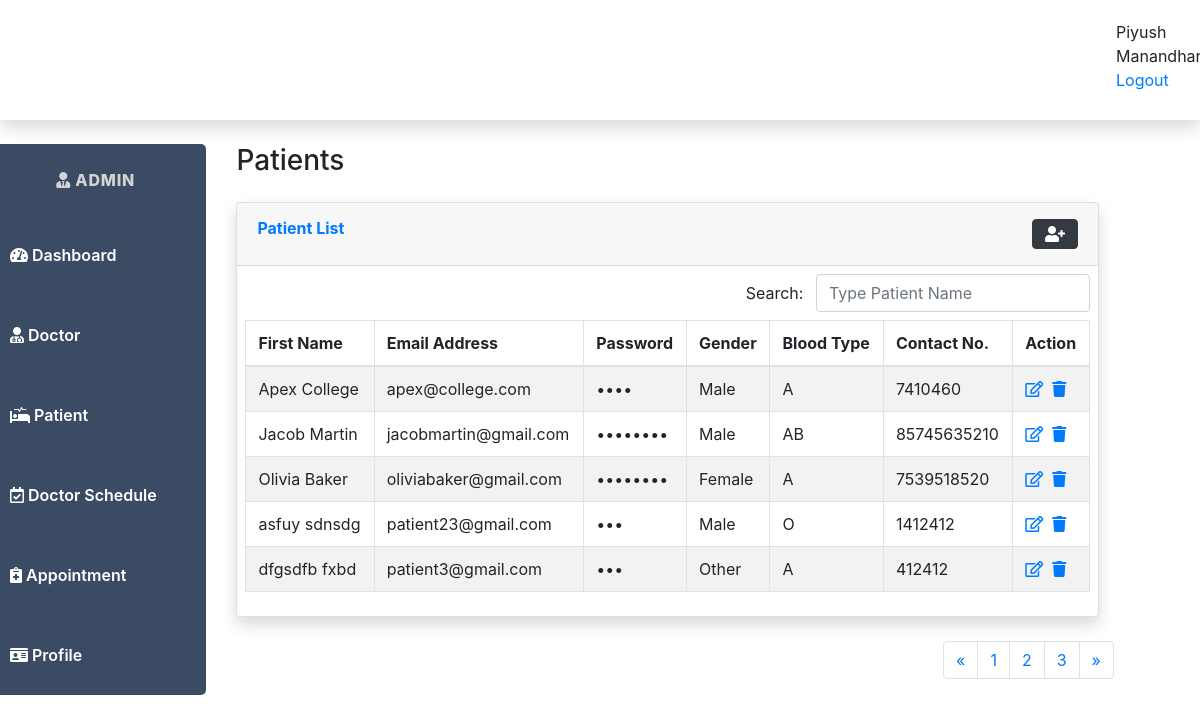
/admin/admin_patient.php (signed in), run on the app's committed database.
### tables this page shows
CREATE TABLE `admin_table` (
  `admin_id` int(11) NOT NULL,
  `admin_email_address` varchar(200) NOT NULL,
  `admin_password` varchar(100) NOT NULL,
  `admin_name` varchar(200) NOT NULL,
  `admin_contact_no` varchar(30) NOT NULL
);

CREATE TABLE `patient_table` (
  `patient_id` int(11) NOT NULL,
  `patient_email_address` varchar(200) NOT NULL,
  `patient_password` varchar(100) NOT NULL,
  `patient_first_name` varchar(100) NOT NULL,
  `patient_last_name` varchar(100) NOT NULL,
  `patient_date_of_birth` date NOT NULL,
  `patient_gender` enum('Male','Female','Other') NOT NULL,
  `patient_address` mediumtext NOT NULL,
  `patient_phone_no` varchar(30) NOT NULL,
  `patient_maritial_status` varchar(30) NOT NULL,
  `patient_added_on` datetime NOT NULL,
  `patient_blood_type` enum('A','B','AB','O') NOT NULL
);

### admin/admin_patient.php (the view, shortened to what this page needs)
<?php
$servername = "localhost";
$uname = "root";
$pass = "";
$db = "online_doctor_appointment";
$conn = mysqli_connect($servername, $uname, $pass, $db);
?>
<html>
<head>
    <link href="../css/fontawesome-free/css/all.min.css" rel="stylesheet" type="text/css" />
    <link rel="stylesheet" type="text/css" href="../css/admin.css" />
    <link rel="stylesheet" href="https://maxcdn.bootstrapcdn.com/bootstrap/4.5.2/css/bootstrap.min.css">
</head>
<body>
    <div id="wrapper">
        <nav class="navbar topbar mb-4 static-top shadow">
            <ul class="navbar-nav ml-auto">
                <?php
                $query = "SELECT * FROM admin_table WHERE admin_id = '" . $_SESSION['admin_id'] . "' ";
                $q = mysqli_query($conn, $query);
                $data_admin = mysqli_fetch_array($q);
                $admin_name = $data_admin['admin_name'];
                ?>
                <li class="nav-item" id="top-nav">
                    <span id="user_profile_name"><?php echo $admin_name; ?></span><br>
                    <a href="admin_logout.php" id="admin_logout"><span>Logout</span></a>
                </li>
            </ul>
        </nav>
        <div class="row" class="sidebar">
            <div class="col-sm-3">
                <ul class="navbar-nav">
                    <div class="sidebar-brand-text mx-3"><i class="fas fa-user-tie"></i> Admin</div>
                    <li class="nav-item">
                        <a class="nav-link" href="admin_dashboard.php">
                            <i class="fas fa-tachometer-alt"></i>
                            <span>Dashboard</span></a>
                    </li>
                    <li class="nav-item">
                        <a class="nav-link" href="admin_doctor.php">
                            <i class="fa fa-user-md"></i>
                            <span>Doctor</span></a>
                    </li>
                    <li class="nav-item">
                        <a class="nav-link" href="admin_patient.php">
                            <i class="fa fa-procedures"></i>
                            <span>Patient</span></a>
                    </li>
                    <li class="nav-item">
                        <a class="nav-link" href="admin_doc_schedule.php">
                            <i class="far fa-calendar-check"></i>
                            <span>Doctor Schedule</span></a>
                    </li>
                    <li class="nav-item">
                        <a class="nav-link" href="admin_appointment.php">
                            <i class="fa fa-notes-medical"></i>
                            <span>Appointment</span></a>
                    </li>
                    <li class="nav-item">
                        <a class="nav-link" href="admin_profile.php">
                            <i class="fa fa-id-card"></i>
                            <span>Profile</span></a>
                    </li>
                </ul>
            </div>
            <div class="col-sm-9">
                <div id="content-wrapper" class="d-flex flex-column">
                    <div id="content">
                        <div class="container-fluid">
                            <h1 class="h3 mb-4 text-gray-800">Patients</h1>
                            <div class="card shadow mb-4">
                                <div class="card-header py-3">
                                    <div class="row">
                                        <div class="col">
                                            <h6 class="m-0 font-weight-bold text-primary">Patient List</h6>
                                        </div>
                                        <div class="col" align="right">
                                            <button type="button" class="btn btn-dark" data-toggle="modal" data-target="#addPatient"> <i class="fas fa-user-plus"></i></button>
                                        </div>
                                    </div>
                                </div>
                                <div class="card-body">
                                    <div id="doctor_table_filter" class="dataTables_filter">
                                        <label for="search" style="display: inline-block; margin-bottom: .5rem;">
                                            Search: <input type="search" class="form-control form-control-md" placeholder="Type Patient Name" aria-controls="patient_table" name="patient_search" id="search_patient" style="margin-left: 0.5em; display: inline-block; width: auto;">
                                        </label>
                                    </div>
                                    <div class="table-responsive">
                                        <table class="table table-striped table-bordered" id="patient_table" width="100%" cellspacing="0">
                                            <thead>
                                                <tr>
                                                    <th>First Name</th>
                                                    <th>Email Address</th>
                                                    <th>Password</th>
                                                    <th>Gender</th>
                                                    <th>Blood Type</th>
                                                    <th>Contact No.</th>
                                                    <th>Action</th>
                                                </tr>
                                            </thead>
                                            <tbody>
                                                <?php
                                                $limit = 5;
                                                $page = isset($_GET['page']) ? $_GET['page'] : 1;
                                                $start = ($page - 1) * $limit;
                                                $query = "SELECT * FROM patient_table LIMIT $start, $limit";
                                                $result1 = $conn->query("SELECT count(patient_id) AS id FROM patient_table");
                                                $patientCount = $result1->fetch_all(MYSQLI_ASSOC);
                                                $total = $patientCount[0]['id'];
                                                $pages = ceil($total / $limit);
                                                $previous = $page - 1;
                                                $next = $page + 1;
                                                $result = $conn->query($query);
                                                if (mysqli_num_rows($result) > 0) {
                                                    while ($row = $result->fetch_assoc()) {
                                                        echo "<tr>
                                <td>" . $row["patient_first_name"] . " " . $row["patient_last_name"] . "</td>
                                <td>" . $row["patient_email_address"] . "</td>
                                <td class='hidetext'>"  . $row["patient_password"] . "</td>
                                <td>" . $row["patient_gender"] . "</td>
                                <td>" . $row["patient_blood_type"] . "</td>
                                <td>" . $row["patient_phone_no"] . "</td>
                                <td> <a href='admin_update_patient.php?id={$row['patient_id']}' title='Update Profile'><i class='far fa-edit'></i></a>&nbsp;&nbsp;<a href='patient_delete.php?id={$row['patient_id']}' title='Delete Profile'><i class='fas fa-trash'></i></a>
                                </td>
                                    </tr>";
                                                    }
                                                    echo "</tbody>
                                </table>";
                                                }
                                                ?>
                                    </div>
                                </div>
                            </div>
                        </div>
                    </div>
                </div>
                <nav aria-label="Page navigation example">
                    <ul class="pagination justify-content-end">
                        <li class="page-item">
                            <a class="page-link" href="admin_patient.php?page=<?php echo $previous ?>" aria-label="Previous">
                                <span aria-hidden="true">&laquo;</span>
                            </a>
                        </li>
                        <?php for ($i = 1; $i <= $pages; $i++) : ?>
                            <li class="page-item"><a class="page-link" href="admin_patient.php?page=<?php echo $i ?>"><?php echo $i ?></a></li>
                        <?php endfor; ?>
                        <li class="page-item">
                            <a class="page-link" href="admin_patient.php?page=<?php echo $next ?>" aria-label="Next">
                                <span aria-hidden="true">&raquo;</span>
                            </a>
                        </li>
                    </ul>
                </nav>
            </div>
        </div>
    </div>
</body>
</html>

### css/admin.css (style rules this page uses)
.sidebar-brand-text { height: 4.375rem; text-decoration: none; font-size: 1rem; font-weight: 800; padding: 1.5rem 1rem; text-align: center; text-transform: uppercase; letter-spacing: 0.05rem; z-index: 1; color: lightgray; }
.navbar { position: relative; display: flex; flex-wrap: wrap; align-items: center; justify-content: space-between; padding-top: 0rem; padding-bottom: 0.5rem; }
.nav-item { padding-top: 20px; margin-left: 10px; padding-bottom: 20px; }
.nav-link { color: #fff; font-weight: 600; }
.col-sm-3 { -ms-flex: 0 0 18%; flex: 0 0 18%; max-width: 20%; background-color: #3c4b64; margin-top: 0px; background-size: cover; border-radius: 5px; }
#top-nav { margin-left: 1100px; }
#admin_logout { text-decoration: none; }

### admin/admin_patient.php (style rules this page uses)
.hidetext { -webkit-text-security: disc; }
.sidebar-brand-text { height: 4.375rem; text-decoration: none; font-size: 1rem; font-weight: 800; padding: 1.5rem 1rem; text-align: center; text-transform: uppercase; letter-spacing: 0.05rem; z-index: 1; color: lightgray; }
.navbar { position: relative; display: flex; flex-wrap: wrap; align-items: center; justify-content: space-between; padding-top: 0rem; padding-bottom: 0.5rem; }
.nav-item { padding-top: 20px; margin-left: 10px; padding-bottom: 20px; }
.nav-link { color: #fff; font-weight: 600; }
.col-sm-3 { -ms-flex: 0 0 18%; flex: 0 0 18%; max-width: 20%; background-color: #3c4b64; margin-top: 0px; background-size: cover; border-radius: 5px; }
#top-nav { margin-left: 1100px; }
#admin_logout { text-decoration: none; }
.row { --bs-gutter-x: 1.5rem; --bs-gutter-y: 0; }
.card-body { flex: 1 1 auto; padding: .5rem .5rem; }
.dataTables_filter { text-align: right; }

### data on the page
admin_table: admin_name "Piyush…"
patient_table: patient_first_name "Apex", patient_last_name "College", patient_email_address "apex@college.com", patient_password "apex", patient_gender "Male", patient_blood_type "A", patient_phone_no "7410460"
patient_table: patient_first_name "Jacob", patient_last_name "Martin", patient_email_address "jacobmartin@gmail.com", patient_password "password", patient_gender "Male", patient_blood_type "AB", patient_phone_no "85745635210"
patient_table: patient_first_name "Olivia", patient_last_name "Baker", patient_email_address "oliviabaker@gmail.com", patient_password "password", patient_gender "Female", patient_blood_type "A", patient_phone_no "7539518520"
patient_table: patient_first_name "asfuy", patient_last_name "sdnsdg", patient_email_address "patient23@gmail.com", patient_password "123", patient_gender "Male", patient_blood_type "O", patient_phone_no "1412412"
patient_table: patient_first_name "dfgsdfb", patient_last_name "fxbd", patient_email_address "patient3@gmail.com", patient_password "123", patient_gender "Other", patient_blood_type "A", patient_phone_no "412412"
